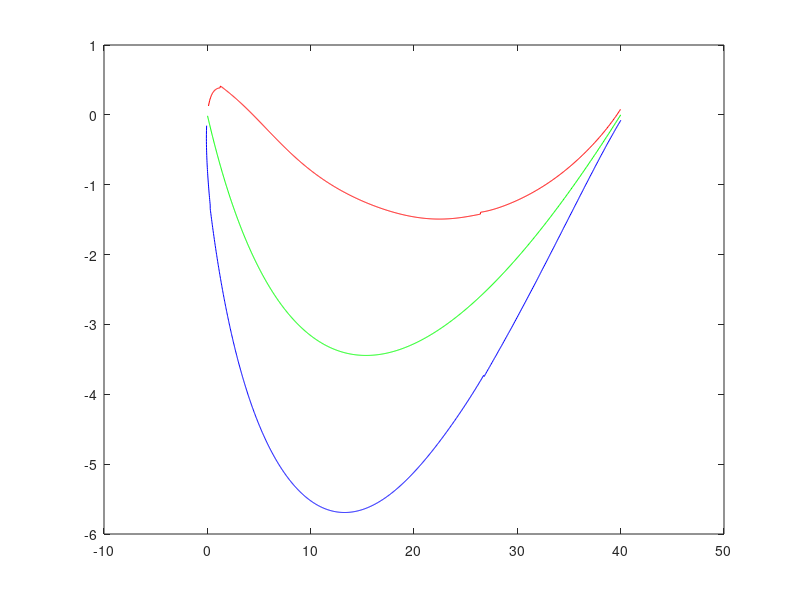

This figure's MATLAB source:
%                     MEEN-646: Module 2                                     
%           Design of Subsonic Turbine Blade M2-T                                                        

% Objective:                                                                              
%    Develop a design software that enables you to generate subsonic turbine blades 
%                                                                                        
% Given Parameters                                                                        
%    - Generate a family of profile (alpha1=90, alpha2=160), (alpha1=45, alpha2=160)              
%    - Blade chord C                                                                                     
%                                                                                         
% Instruction:                                                                            
%    Input: alpha1, alpha2 & iZone 

clc;
clearvars
iZone=1;
one=[110.69	139.46];
second=[156.63	154.3];
%input:
t=1;
alpha1 = one(t); %in degree
alpha2 = second(t); %in degree
%convert to rad
alpha1 = (alpha1/180)*pi;
alpha2 = (alpha2/180)*pi;

C = 40; %chord
s = 30; %spacing
n_iter = 1000; %number of iteration for camberline

n_iter_b1 = 19;
n_iter_b2 = 665;
n_iter_b3 = 995; %for zone3 only
x_cam1=n_iter_b1/n_iter*C;
x_cam2=n_iter_b2/n_iter*C;
x_cam3=n_iter_b3/n_iter*C;%for zone3 only

%cascade stagger angle
gamma = atan(sin(alpha2)/(-1/2*sin(alpha1-alpha2)/sin(alpha1)+cos(alpha2))); 
C_ax = C*sin(gamma);


%define camber line equation:
x_p0 = 0; y_p0 = 0;
x_p2 = C; y_p2 = 0;

%determine P1 coordinates by consider triangle P0P1P3
%a_1 = 1/3*C/sin(alpha1)*sin(gamma); %P1P0 length
%b_1 = 1/3*C/sin(alpha1)*sin(pi-alpha1-gamma); %P1P3 length
%c_1 = 1/3*C; %P0P3 length
%p = (a_1+b_1+c_1)/2;
%area = sqrt(p*(p-a_1)*(p-b_1)*(p-c_1));

%y_p1 = 2*area/(1/3*C);
%x_p1 = y_p1/tan(pi-alpha1-gamma);

%determine P1 coordinates, formula given in the book (equation 10.40)
phi1=pi/2-alpha1+gamma;
phi2=pi/2+alpha2-gamma;
y_p1 = C*(cot(phi1)/(1+cot(phi1)/cot(phi2)));
x_p1 = C*(1/(1+cot(phi1)/cot(phi2)));



%Bezier Curve
for i=1:1:n_iter
    zeta(i) = i/n_iter;
    x_cam(i) = (1-zeta(i))^2*x_p0 + 2*(1-zeta(i))*zeta(i)*x_p1 + zeta(i)^2*x_p2;
    y_cam(i) = (1-zeta(i))^2*y_p0 + 2*(1-zeta(i))*zeta(i)*y_p1 + zeta(i)^2*y_p2;
    
    %camber line tangent angle
    v_cam(i)=atan((-2*(1-zeta(i))*y_p0 + 2*(1-2*zeta(i))*y_p1 + 2*zeta(i)*y_p2)/(-2*(1-zeta(i))*x_p0 + 2*(1-2*zeta(i))*x_p1 + 2*zeta(i)*x_p2));
    
    %for the 2nd camberline
    y_cam1(i) = y_cam(i)+s;
end

%blade thickness
if iZone == 1
    for i=1:1:n_iter
        x(i)=x_cam(i)/C;
        if (x_cam(i)<x_cam1)
            t(i)=C*(0.3419*x(i)^0.4929);%zone1
        elseif (x_cam(i)>x_cam1) && (x_cam(i)<x_cam2)
            t(i)=C*(-15.631*x(i)^6 + 38.563*x(i)^5 - 38.22*x(i)^4 + 19.934*x(i)^3 - 6.2802*x(i)^2 + 1.1333*x(i) + 0.0307);%zone1
        elseif (x_cam(i)>x_cam2)
            t(i)=C*(75.656*x(i)^6 - 375.15*x(i)^5 + 774.1*x(i)^4 - 850.22*x(i)^3 + 524.07*x(i)^2 - 172.08*x(i) + 23.628);%zone1
        end 
        %t(i)=t(i)/2;
    end
elseif iZone == 2
    for i=1:1:n_iter
        x(i)=x_cam(i)/C;
        if (x_cam(i)<x_cam1)
            t(i)=C*(0.6128*x(i)^0.4937);%zone2
        elseif (x_cam(i)>x_cam1) && (x_cam(i)<x_cam2)
            t(i)=C*(-35.559*x(i)^6 + 83.97*x(i)^5 - 79.529*x(i)^4 + 39.519*x(i)^3 - 11.876*x(i)^2 + 2.0934*x(i) + 0.0531);%zone2
        elseif (x_cam(i)>x_cam2)
            t(i)=C*(93.702*x(i)^6 - 455.68*x(i)^5 + 921.82*x(i)^4 - 991.96*x(i)^3 + 598.52*x(i)^2 - 192.34*x(i) + 25.931);%zone2 
        end
        
        if t(i)<0
           t(i)=0;
        end
    end
elseif iZone == 3
    for i=1:1:n_iter
        x(i)=x_cam(i)/C;
        if (x_cam(i)<x_cam1)
            t(i)=C*(0.8232*x(i)^0.4941);%zone3
        elseif (x_cam(i)>x_cam1) && (x_cam(i)<x_cam2)
            t(i)=C*(-56.476*x(i)^6 + 129.12*x(i)^5 - 118.24*x(i)^4 + 56.666*x(i)^3 - 16.456*x(i)^2 + 2.8703*x(i) + 0.0696);%zone3
        elseif (x_cam(i)>x_cam2) && (x_cam(i)<x_cam3)
            t(i)=C*(65.209*x(i)^6 - 309.36*x(i)^5 + 610.82*x(i)^4 - 641.17*x(i)^3 + 376.88*x(i)^2 - 118.1*x(i) + 15.713);%zone3
        elseif (x_cam(i)>x_cam3)
            t(i)=C*(7.1679*x(i)^2 - 14.367*x(i) + 7.1992);%zone3
        end
        
        if t(i)<0
           t(i)=0;
        end
    end
end 
    


%suction side coordinate
for i=1:1:n_iter
    x_S(i) = x_cam(i) - (t(i)/2)*sin(v_cam(i));
    y_S(i) = y_cam(i) + (t(i)/2)*cos(v_cam(i));
    y_S1(i) = y_S(i) + s;
end

%pressure side coordinate
for i=1:1:n_iter
    x_P(i) = x_cam(i) + (t(i)/2)*sin(v_cam(i));
    %x_P_test(i) = x_cam(i) - (t(i)/2)*sin(v_cam(i));
    y_P(i) = y_cam(i) - (t(i)/2)*cos(v_cam(i));
    y_P1(i) = y_P(i) + s;
end


%plot the blade
figure(1);
plot(x_cam,y_cam,'g')
hold on
plot(x_S,y_S,'r')
hold on
plot(x_P,y_P,'b')
hold on
%plot(x_P_test,y_P,'y')
%hold on
%for i=1:1000:(n_iter)
%    th = 0:pi/50:2*pi;
%    xunit = t(i)/2 * cos(th) + x_cam(i);
%    yunit = t(i)/2 * sin(th) + y_cam(i);
%    h = plot(xunit, yunit,'r');
%    hold on
%end
xf=[x_S';x_P'];
yf=[y_S';y_P'];
zf=zeros(2000,1);
Z=[xf yf zf];
% plot(x_cam,y_cam1,'g')
% hold on
% plot(x_S,y_S1,'r')
% hold on
% plot(x_P,y_P1,'b')
% hold on
% 
% x_S=x_S'; x_P=x_P';
% y_P1=y_P1'; y_S1=y_S1';
% 
% %plot(x_P_test,y_P1,'y')
% %hold on
% %for i=1000:1000:(n_iter-1000)
% %    th = 0:pi/50:2*pi;
% %    xunit = t(i)/2 * cos(th) + x_cam(i);
% %    yunit = t(i)/2 * sin(th) + y_cam1(i);
% %    h = plot(xunit, yunit,'r');
% %    hold on
% %end
% 
% xlim([-4 44])
% %ylim([-0.2 1])
% ylim([-8 12])
% 
% gamma*180/pi
